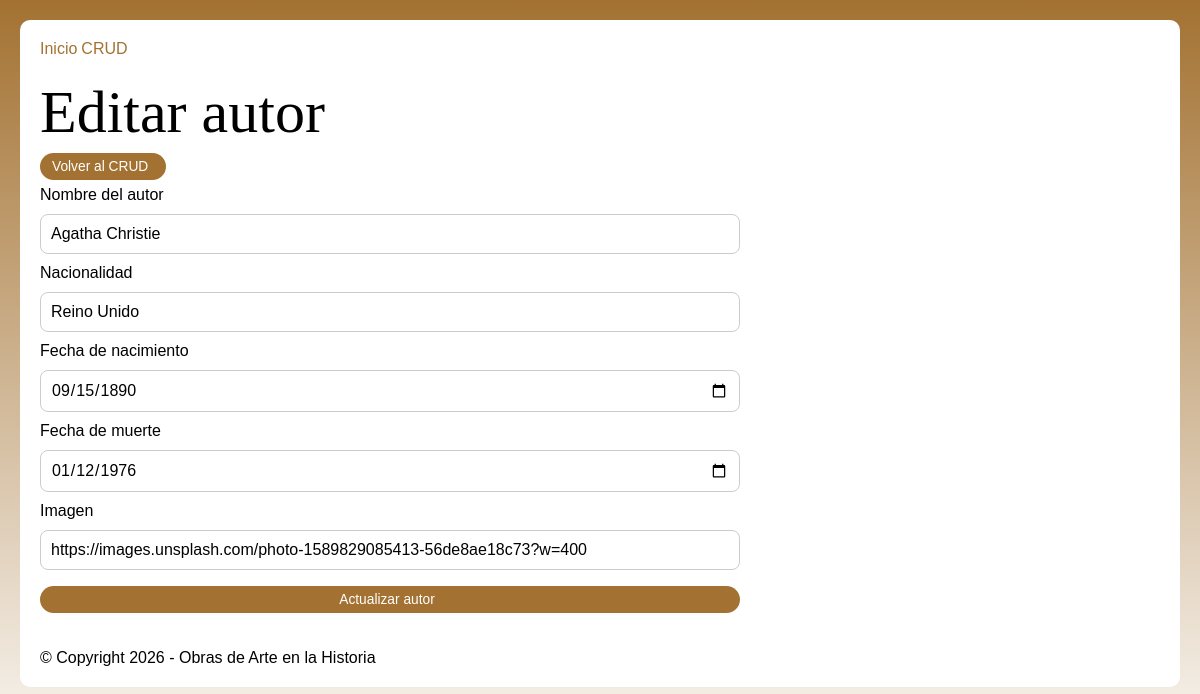
The page /crud/update_autor.php?id=29 on the database its author committed.
### tables this page shows
CREATE TABLE `creadores` (
  `id` int NOT NULL AUTO_INCREMENT,
  `nombre` varchar(255) NOT NULL,
  `nacionalidad` varchar(100) DEFAULT NULL,
  `fecha_nacimiento` date DEFAULT NULL,
  `fecha_muerte` date DEFAULT NULL,
  `imagen` varchar(255) DEFAULT NULL,
  PRIMARY KEY (`id`)
);

### functions.php (called while the page is built, shortened)
<?
function getheader()
{
    include __DIR__ . '/inc/header.php';
}
function getfooter()
{
    include __DIR__ . '/inc/footer.php';
}
function conn()
{
    $conn = new mysqli(SERV, USER, PASS, DBNM);
    $conn->set_charset("utf8mb4");
    return $conn;
}
function consulta($sql)
{
    $conn = conn();
    $result = $conn->query($sql);
    $data = [];
    if ($result->num_rows > 0) {
        while ($row = $result->fetch_assoc()) {
            $data[] = $row;
        }
    }
    return $data;
}

### crud/update_autor.php (the view, shortened to what this page needs)
<?php
require_once '../functions.php';
$id = (int) $_GET['id'];
$autor = consulta("SELECT * FROM creadores WHERE id = $id");
$autor = $autor[0];
?>
<h1>Editar autor</h1>
<p><a class="btn" href="listado_crud_autores.php">Volver al CRUD</a></p>
<form class="form-crud" method="post">
    <label>Nombre del autor</label>
    <input type="text" name="nombre" value="<?= htmlspecialchars($autor['nombre']) ?>" required>
    <label>Nacionalidad</label>
    <input type="text" name="nacionalidad" value="<?= htmlspecialchars($autor['nacionalidad'] ?? '') ?>">
    <label>Fecha de nacimiento</label>
    <input type="date" name="fecha_nacimiento" value="<?= htmlspecialchars($autor['fecha_nacimiento'] ?? '') ?>">
    <label>Fecha de muerte</label>
    <input type="date" name="fecha_muerte" value="<?= htmlspecialchars($autor['fecha_muerte'] ?? '') ?>">
    <label>Imagen</label>
    <input type="text" name="imagen" value="<?= htmlspecialchars($autor['imagen'] ?? '') ?>">
    <input type="submit" value="Actualizar autor">
</form>

### assets/css/style.css (style rules this page uses)
* { margin: 0; padding: 0; }
:root { --c1: var(--color-main); --cl: var(--color-light); --cd: var(--color-dark); --color-main: rgb(163, 114, 50); --color-secundary: rgb(173, 83, 50); --color-light: white; --color-dark: black; --ff: sans-serif; --ff2: monospace; --mxw: 1160px; }
*, *::before, *::after { box-sizing: border-box; }
html { font-family: sans-serif; padding: 20px; background: linear-gradient(var(--c1), var(--cl)); min-height: 100dvh; }
body { max-width: var(--mxw); margin: 0 auto; background: var(--cl); padding: 20px; border-radius: 10px; }
a { color: var(--c1); text-decoration: none; }
.form-crud { display: grid; gap: 10px; max-width: 700px; }
.form-crud input, .form-crud textarea, .form-crud select { width: 100%; padding: 10px; border: 1px solid #ccc; border-radius: 8px; font: inherit; }
.btn, input[type="submit"] { background-color: var(--c1); padding: 6px 18px 6px 12px; text-align: center; display: inline-block; font-size: 0.86em; color: white; border-radius: 20px; margin: 6px 0; border: none; cursor: pointer; outline: solid 0px var(--c1); transition: .4s; }
*:not(a):not(input):not(button) { cursor: default; }
h1, h2, h3, h4, h5, h6 { font-family: "Libre Baskerville", serif !important; font-optical-sizing: auto; font-weight: 400; font-style: normal; }
h1 { font-size: clamp(2rem, 5vw, 6rem); }
h1, h2, h3, img, h1:nth-child(2n) { animation: reveal linear both; animation-timeline: view(); animation-range: entry 10% cover 35%; }

### rows shown on the page
creadores: nombre "Agatha Christie", nacionalidad "Reino Unido", fecha_nacimiento "09/15/1890", fecha_muerte "01/12/1976", imagen "https://images.unsplash.com/photo-1589829085413-56de8ae18c73?w=400"

### other values the page prints
TITLE "Obras de Arte en la Historia"
